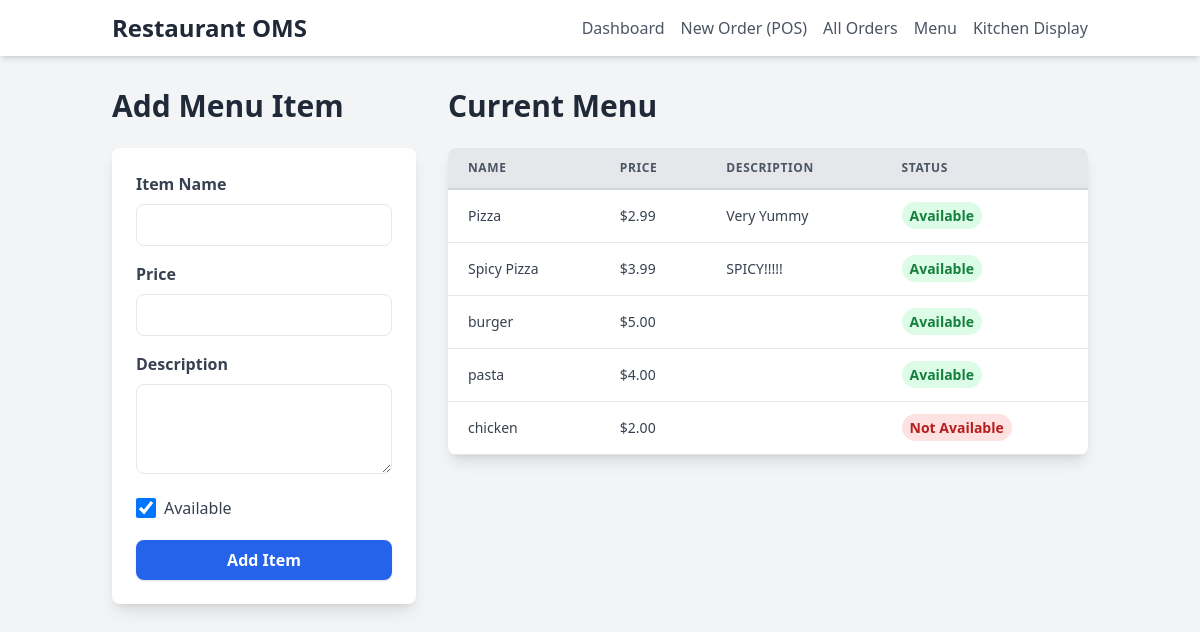
The page /menu on the database its author committed.
### app.py (models this page shows)
class Menu(db.Model):
    id = db.Column(db.Integer, primary_key=True)
    name = db.Column(db.String(100), unique=True, nullable=False)
    price = db.Column(db.Float, nullable=False)
    description = db.Column(db.String(200))
    is_available = db.Column(db.Boolean, default=True)

### app.py (the view, shortened to what this page needs)
@app.route('/menu', methods=['GET', 'POST'])
def menu_management():
    menu_items = Menu.query.all()
    return render_template('menu.html', menu_items=menu_items)

### templates/menu.html (shortened to what this page needs)
{% extends "base.html" %}
{% block content %}
<div class="grid grid-cols-1 lg:grid-cols-3 gap-8">
    <div class="lg:col-span-1">
        <h1 class="text-3xl font-bold text-gray-800 mb-6">Add Menu Item</h1>
        <div class="bg-white p-6 rounded-lg shadow-lg">
            <form action="{{ url_for('menu_management') }}" method="POST">
                <div class="mb-4">
                    <label for="name" class="block text-gray-700 font-bold mb-2">Item Name</label>
                    <input type="text" id="name" name="name" class="w-full px-3 py-2 border rounded-lg focus:outline-none focus:ring-2 focus:ring-blue-500" required>
                </div>
                <div class="mb-4">
                    <label for="price" class="block text-gray-700 font-bold mb-2">Price</label>
                    <input type="number" id="price" name="price" step="0.01" min="0" class="w-full px-3 py-2 border rounded-lg focus:outline-none focus:ring-2 focus:ring-blue-500" required>
                </div>
                <div class="mb-4">
                    <label for="description" class="block text-gray-700 font-bold mb-2">Description</label>
                    <textarea id="description" name="description" rows="3" class="w-full px-3 py-2 border rounded-lg focus:outline-none focus:ring-2 focus:ring-blue-500"></textarea>
                </div>
                <div class="mb-4">
                    <label class="inline-flex items-center">
                        <input type="checkbox" name="is_available" class="form-checkbox h-5 w-5 text-blue-600" checked>
                        <span class="ml-2 text-gray-700">Available</span>
                    </label>
                </div>
                <div>
                    <button type="submit" class="w-full bg-blue-600 text-white font-bold py-2 px-4 rounded-lg shadow hover:bg-blue-700 transition duration-300">
                        Add Item
                    </button>
                </div>
            </form>
        </div>
    </div>
    <div class="lg:col-span-2">
        <h1 class="text-3xl font-bold text-gray-800 mb-6">Current Menu</h1>
        <div class="bg-white shadow-lg rounded-lg overflow-hidden">
            <table class="min-w-full leading-normal">
                <thead class="bg-gray-200 text-gray-600">
                    <tr>
                        <th class="px-5 py-3 border-b-2 border-gray-300 text-left text-xs font-semibold uppercase tracking-wider">Name</th>
                        <th class="px-5 py-3 border-b-2 border-gray-300 text-left text-xs font-semibold uppercase tracking-wider">Price</th>
                        <th class="px-5 py-3 border-b-2 border-gray-300 text-left text-xs font-semibold uppercase tracking-wider">Description</th>
                        <th class="px-5 py-3 border-b-2 border-gray-300 text-left text-xs font-semibold uppercase tracking-wider">Status</th>
                    </tr>
                </thead>
                <tbody class="text-gray-700">
                    {% for item in menu_items %}
                    <tr class="border-b border-gray-200 hover:bg-gray-100">
                        <td class="px-5 py-4 text-sm">{{ item.name }}</td>
                        <td class="px-5 py-4 text-sm">${{ "%.2f"|format(item.price) }}</td>
                        <td class="px-5 py-4 text-sm">{{ item.description }}</td>
                        <td class="px-5 py-4 text-sm">
                            {% if item.is_available %}
                                <span class="px-2 py-1 font-semibold leading-tight text-green-700 bg-green-100 rounded-full">Available</span>
                            {% else %}
                                <span class="px-2 py-1 font-semibold leading-tight text-red-700 bg-red-100 rounded-full">Not Available</span>
                            {% endif %}
                        </td>
                    </tr>
                    {% endfor %}
                </tbody>
            </table>
        </div>
    </div>
</div>
{% endblock %}

### rows shown on the page
Menu: name "Pizza", price "2.99", description "Very Yummy", is_available "Available"
Menu: name "Spicy Pizza", price "3.99", description "SPICY!!!!!", is_available "Available"
Menu: name "burger", price "5.00", is_available "Available"
Menu: name "pasta", price "4.00", is_available "Available"
Menu: name "chicken", price "2.00", is_available "Not Available"
